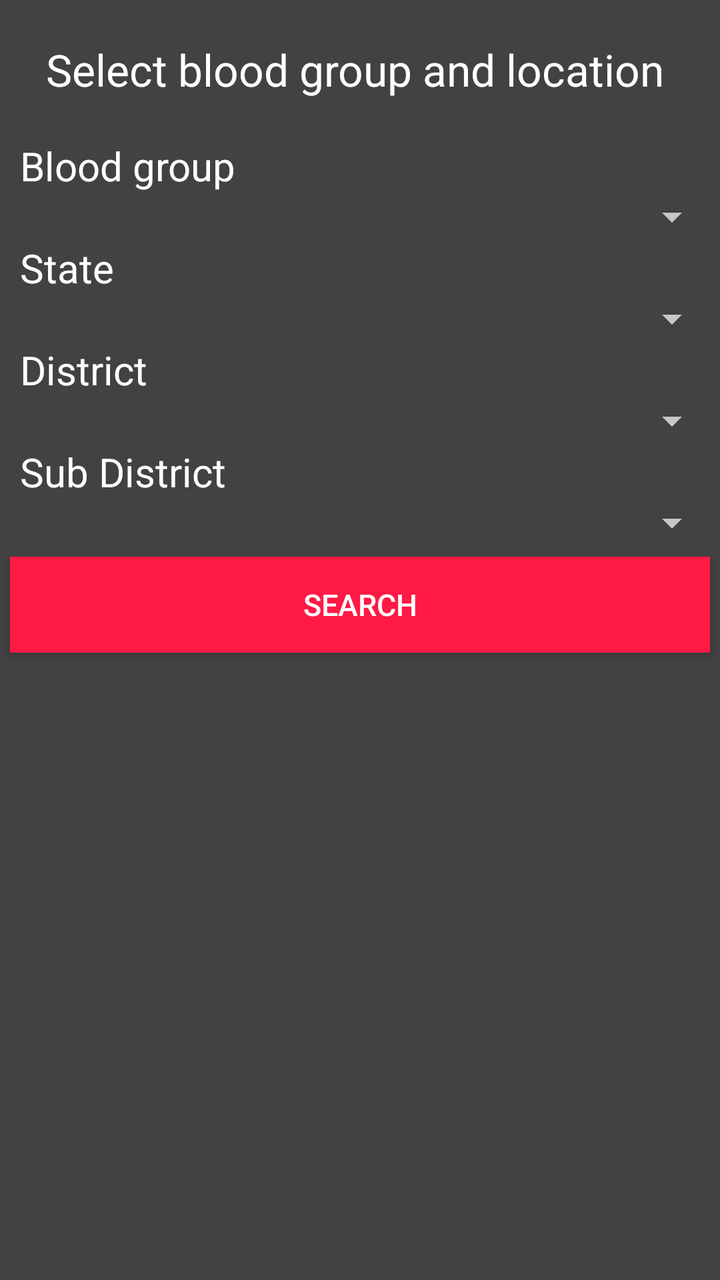
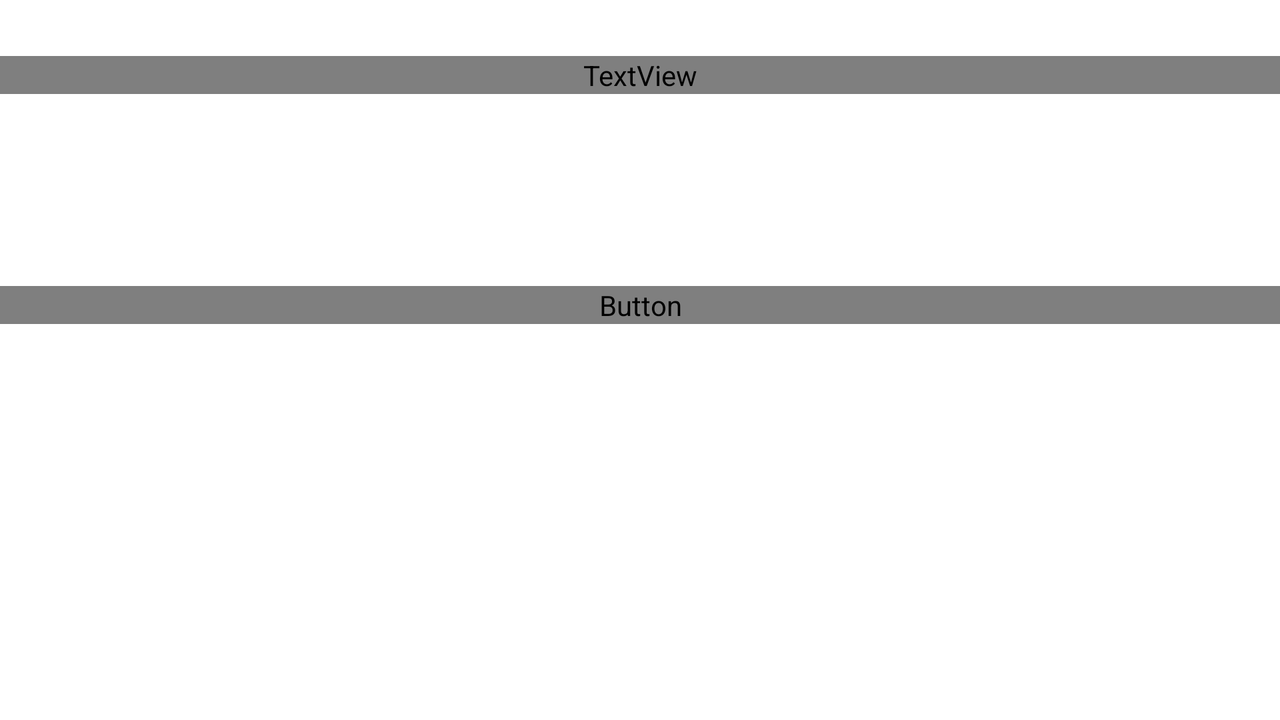

The same Android screen from two of the app's own layout files: first res/layout/ as a phone draws it, then the repository's variant for another configuration, drawn on a device whose configuration selects that folder. Both files follow.
<!-- AndroidManifest.xml: application theme AppTheme -->
<!-- res/layout/fragment_person_search.xml -->
<LinearLayout xmlns:android="http://schemas.android.com/apk/res/android"
    xmlns:tools="http://schemas.android.com/tools"
    android:id="@+id/personSearchFragment"
    android:layout_width="match_parent"
    android:layout_height="match_parent"
    android:background="@color/colorBackground"
    tools:context="com.easy.sumit.lifeline.fragments.PersonSearchFragment">

    <ScrollView
        android:layout_width="match_parent"
        android:layout_height="match_parent">

        <LinearLayout
            android:layout_width="match_parent"
            android:layout_height="wrap_content"
            android:orientation="vertical">

            <TextView
                android:id="@+id/textView2"
                android:layout_width="match_parent"
                android:layout_height="wrap_content"
                android:layout_alignParentLeft="true"
                android:layout_alignParentStart="true"
                android:layout_alignParentTop="true"
                android:layout_margin="20dp"
                android:text="Select blood group and location "
                android:textAlignment="center"
                android:textAppearance="?android:attr/textAppearanceLarge"
                android:textColor="@color/colorText"
                android:textSize="22sp" />

            <TextView
                android:id="@+id/textView17"
                android:layout_width="match_parent"
                android:layout_height="wrap_content"
                android:layout_alignParentLeft="true"
                android:layout_alignParentStart="true"
                android:layout_below="@+id/textView2"
                android:layout_marginLeft="10dp"
                android:layout_marginRight="10dp"
                android:layout_weight="1"
                android:text="Blood group"
                android:textAlignment="textStart"
                android:textAppearance="?android:attr/textAppearanceMedium"
                android:textColor="@color/colorText"
                android:textSize="20sp" />

            <Spinner
                android:id="@+id/spinnerBloodGroup"
                android:layout_width="match_parent"
                android:layout_height="wrap_content"
                android:layout_alignParentLeft="true"
                android:layout_alignParentStart="true"
                android:layout_below="@+id/textView2"
                android:textAlignment="center" />

            <TextView
                android:id="@+id/textView20"
                android:layout_width="match_parent"
                android:layout_height="wrap_content"
                android:layout_alignParentLeft="true"
                android:layout_alignParentStart="true"
                android:layout_below="@+id/textView2"
                android:layout_marginLeft="10dp"
                android:layout_marginRight="10dp"
                android:layout_weight="1"
                android:text="State"
                android:textAlignment="textStart"
                android:textAppearance="?android:attr/textAppearanceMedium"
                android:textColor="@color/colorText"
                android:textSize="20sp" />

            <Spinner
                android:id="@+id/stateSelector"
                android:layout_width="match_parent"
                android:layout_height="wrap_content"
                android:layout_below="@+id/spinnerBloodGroup"
                android:layout_centerHorizontal="true"
                android:layout_centerVertical="true"
                android:textAlignment="center" />

            <TextView
                android:id="@+id/textView18"
                android:layout_width="match_parent"
                android:layout_height="wrap_content"
                android:layout_above="@+id/sub_districtSelector"
                android:layout_alignParentLeft="true"
                android:layout_alignParentStart="true"
                android:layout_marginLeft="10dp"
                android:layout_marginRight="10dp"
                android:layout_weight="1"
                android:text="District"
                android:textAlignment="textStart"
                android:textAppearance="?android:attr/textAppearanceMedium"
                android:textColor="@color/colorText"
                android:textSize="20sp" />

            <Spinner
                android:id="@+id/districtSelector"
                android:layout_width="match_parent"
                android:layout_height="wrap_content"
                android:layout_below="@+id/stateSelector"
                android:layout_centerHorizontal="true"
                android:layout_centerVertical="true"
                android:textAlignment="center" />

            <TextView
                android:id="@+id/textView19"
                android:layout_width="match_parent"
                android:layout_height="wrap_content"
                android:layout_alignParentEnd="true"
                android:layout_alignParentRight="true"
                android:layout_below="@+id/stateSelector"
                android:layout_gravity="center_horizontal"
                android:layout_marginLeft="10dp"
                android:layout_marginRight="10dp"
                android:layout_weight="1"
                android:text="Sub District"
                android:textAlignment="textStart"
                android:textAppearance="?android:attr/textAppearanceMedium"
                android:textColor="@color/colorText"
                android:textSize="20sp" />

            <Spinner
                android:id="@+id/sub_districtSelector"
                android:layout_width="match_parent"
                android:layout_height="wrap_content"
                android:layout_below="@+id/districtSelector"
                android:layout_centerHorizontal="true"
                android:layout_centerVertical="true"
                android:textAlignment="center" />

            <Button
                android:id="@+id/buttonSearch"
                android:layout_width="match_parent"
                android:layout_height="wrap_content"
                android:layout_alignParentLeft="true"
                android:layout_alignParentStart="true"
                android:layout_below="@+id/sub_districtSelector"
                android:layout_margin="5dp"
                android:background="@color/colorButton"
                android:nestedScrollingEnabled="false"
                android:text="Search"
                android:textColor="@color/colorButtonForeground"
                android:textSize="15sp" />
        </LinearLayout>
    </ScrollView>

</LinearLayout>
<!-- resources referenced by this layout -->
<resources>
  <color name="colorBackground">#424242</color>
  <color name="colorButton">#ff1945</color>
  <color name="colorButtonForeground">#ffffff</color>
  <color name="colorText">#ffffff</color>
  <!-- from res/values-v21/ -->
  <style name="AppTheme" parent="Theme.AppCompat.NoActionBar">
          <item name="colorPrimary">@color/colorPrimary</item>
          <item name="colorPrimaryDark">@color/colorPrimaryDark</item>
          <item name="colorAccent">@color/colorButton</item>
          <item name="android:navigationBarColor">@color/colorNavigation</item>
      </style>
  <color name="colorPrimary">#ff1945</color>
  <color name="colorPrimaryDark">#e40731</color>
  <color name="colorNavigation">#ff1945</color>
</resources>
<!-- res/layout-land/fragment_person_search.xml (the repository's variant of the layout above) -->
<!-- drawn on the phone turned sideways -->
<RelativeLayout xmlns:android="http://schemas.android.com/apk/res/android"
    xmlns:tools="http://schemas.android.com/tools"
    android:layout_width="match_parent"
    android:layout_height="match_parent"
    tools:context="com.easy.sumit.lifeline.fragments.PersonSearchFragment"
    android:id="@+id/personSearchFragment"
    android:background="#ffffff">

    <TextView
        android:id="@+id/textView2"
        android:layout_width="match_parent"
        android:layout_height="wrap_content"
        android:layout_alignParentLeft="true"
        android:layout_alignParentStart="true"
        android:layout_alignParentTop="true"
        android:layout_marginTop="28dp"
        android:text="Select blood group and location "
        android:textAlignment="center"
        android:textAppearance="?android:attr/textAppearanceLarge"
        android:textColor="@color/buttonColor"
        android:textSize="30dp" />

    <Spinner
        android:layout_width="fill_parent"
        android:layout_height="wrap_content"
        android:id="@+id/spinnerBloodGroup"
        android:textAlignment="center"
        android:layout_below="@+id/textView2"
        android:layout_alignParentLeft="true"
        android:layout_alignParentStart="true" />

    <Spinner
        android:layout_width="fill_parent"
        android:layout_height="wrap_content"
        android:id="@+id/stateSelector"
        android:layout_below="@+id/spinnerBloodGroup"
        android:layout_centerHorizontal="true"
        android:textAlignment="center" />

    <Spinner
        android:layout_width="fill_parent"
        android:layout_height="wrap_content"
        android:id="@+id/districtSelector"
        android:layout_below="@+id/stateSelector"
        android:layout_centerVertical="true"
        android:layout_centerHorizontal="true"
        android:textAlignment="center" />

    <Spinner
        android:layout_width="fill_parent"
        android:layout_height="wrap_content"
        android:id="@+id/sub_districtSelector"
        android:layout_below="@+id/districtSelector"
        android:layout_centerHorizontal="true"
        android:textAlignment="center" />

    <Button
        android:id="@+id/buttonSearch"
        android:layout_width="fill_parent"
        android:layout_height="wrap_content"
        android:layout_alignParentLeft="true"
        android:layout_alignParentStart="true"
        android:layout_below="@+id/sub_districtSelector"
        android:background="@color/buttonBackgroundColor"
        android:nestedScrollingEnabled="false"
        android:text="Search"
        android:textColor="@color/buttonColor" />

</RelativeLayout>
<!-- resources referenced by the variant -->
<!-- as the phone turned sideways resolves them -->
<resources>
  <!-- from res/values-v21/ -->
  <style name="AppTheme" parent="Theme.AppCompat.NoActionBar">
          <item name="colorPrimary">@color/colorPrimary</item>
          <item name="colorPrimaryDark">@color/colorPrimaryDark</item>
          <item name="colorAccent">@color/colorButton</item>
          <item name="android:navigationBarColor">@color/colorNavigation</item>
      </style>
  <color name="colorPrimary">#ff1945</color>
  <color name="colorPrimaryDark">#e40731</color>
  <color name="colorButton">#ff1945</color>
  <color name="colorNavigation">#ff1945</color>
</resources>
